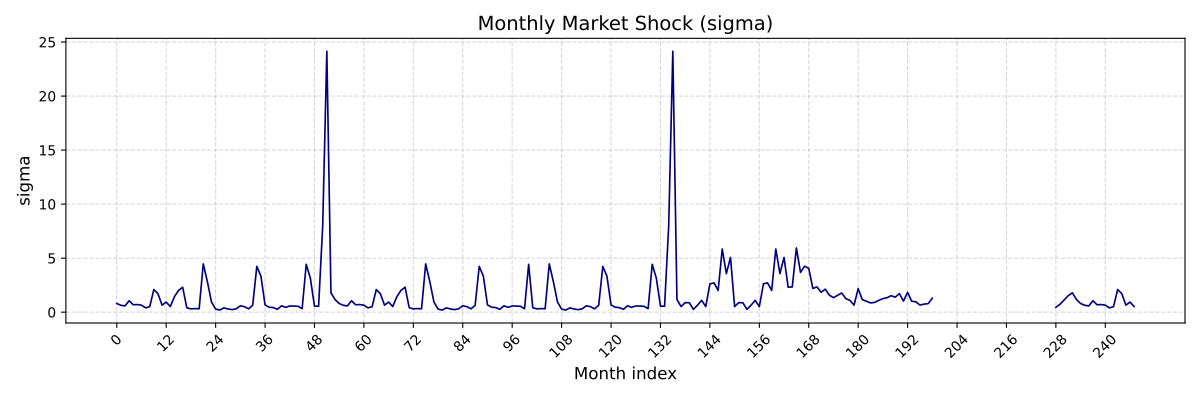

Generate this figure with Python:
import pandas as pd
import matplotlib.pyplot as plt
import os

# データの場所
DATA_DIR = r"D:\texlive\2026\work\figure\JEPX_Spot_Price_Data"
panel_path = os.path.join(DATA_DIR, "panel_data_with_sigma.csv")

# CSV 読み込み
df = pd.read_csv(panel_path, encoding="cp932")

# x 軸は単純な月番号にする（固まらない）
x = range(len(df))

plt.figure(figsize=(12, 4))
plt.plot(x, df["sigma"], color="navy", linewidth=1.2)

plt.title("Monthly Market Shock (sigma)", fontsize=14)
plt.xlabel("Month index", fontsize=12)
plt.ylabel("sigma", fontsize=12)

# 目盛りを間引く（これが非常に重要）
plt.xticks(
    ticks=range(0, len(df), 12),
    labels=[str(i) for i in range(0, len(df), 12)],
    rotation=45
)

plt.grid(True, linestyle="--", alpha=0.5)
plt.tight_layout()

plt.savefig("sigma_trend.pdf")
print("sigma_trend.pdf を作成しました。")
